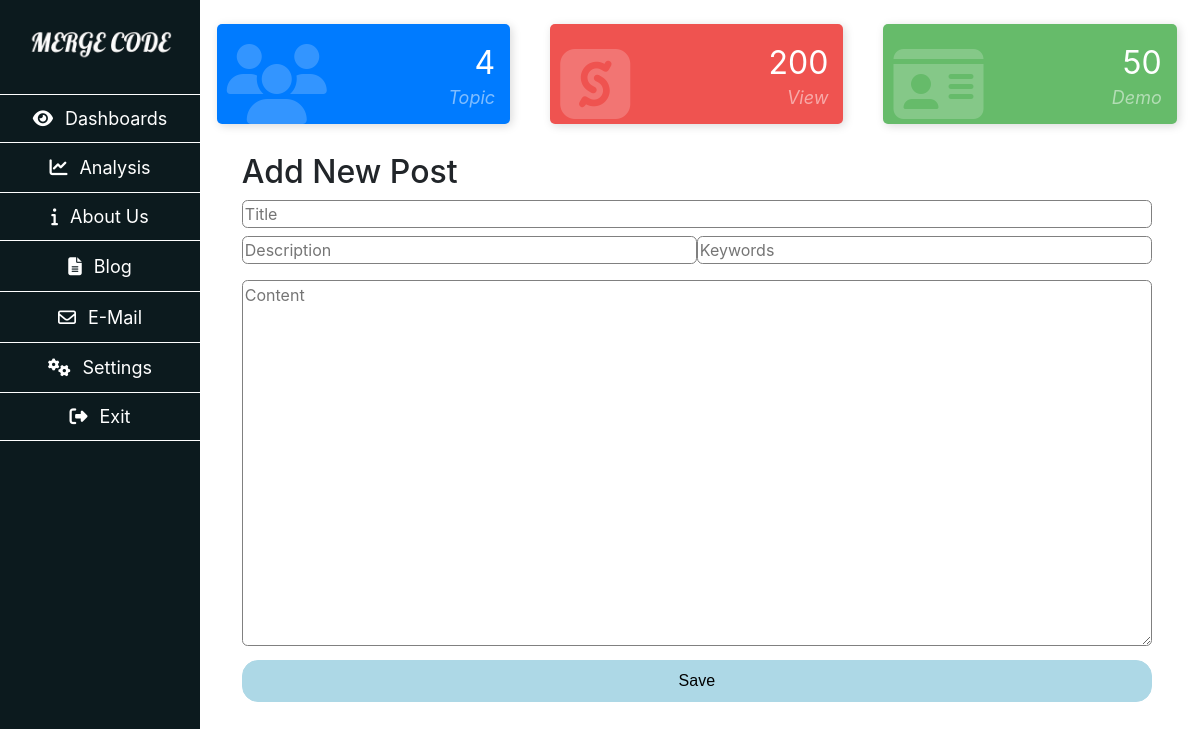
The app's page /mc-admin/add-new-post.php (signed in), older data.
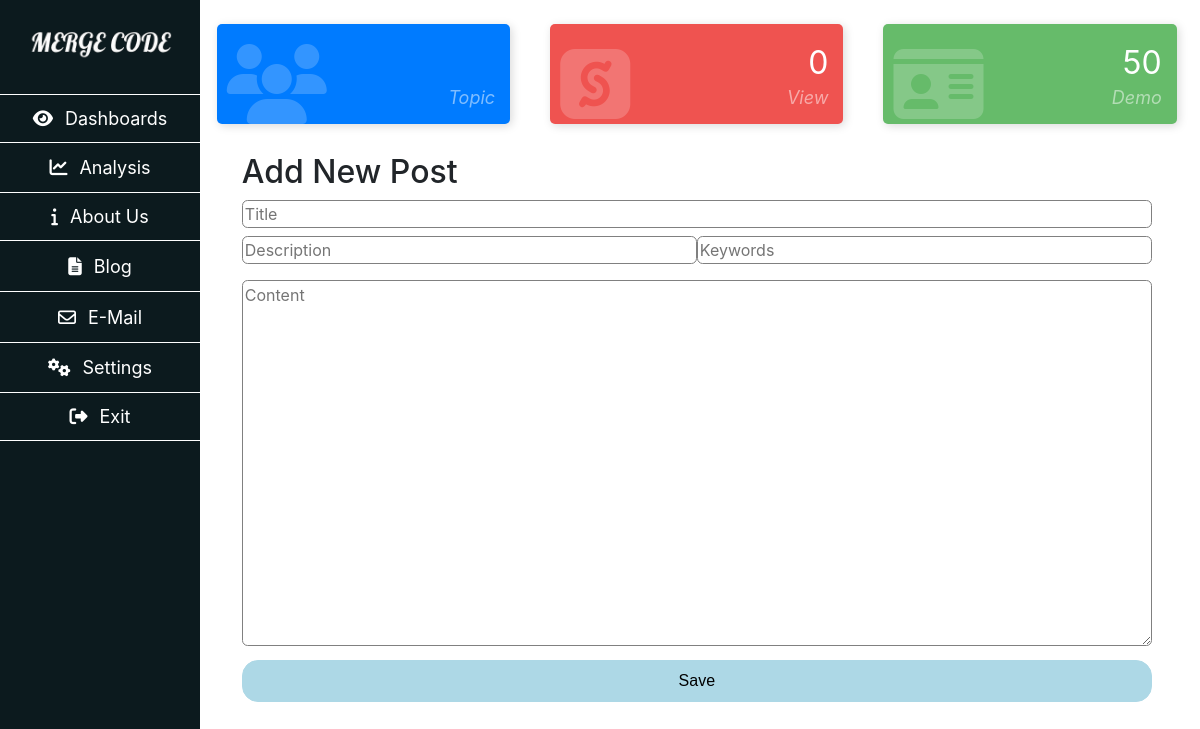
The same page, newer data.
### tables this page shows
CREATE TABLE IF NOT EXISTS `blog` (
  `id` int(11) NOT NULL AUTO_INCREMENT,
  `title` text NOT NULL,
  `content` text NOT NULL,
  `descrip` text NOT NULL,
  `keywords` text NOT NULL,
  `seo_url` varchar(125) NOT NULL,
  `view` int(11) NOT NULL,
  `post_date` date NOT NULL,
  PRIMARY KEY (`id`),
  UNIQUE KEY `seo_url` (`seo_url`)
);

### mc-admin/add-new-post.php (the view, shortened to what this page needs)
<?php include("header.php");
	$view = 0;
	$blog_sorgu = $conn->query("SELECT * FROM blog");
	while($blog_oku=mysqli_fetch_array($blog_sorgu)){
		$blogsay = $blog_oku["id"];
		$view += $blog_oku["view"];
	}
?>
<div class="container-fluid h-100">
	<div class="row h-100">
		<div class="col-lg-2 col-md-2 col-sm-12 col-xs-12" id="sidebar">
			<?php include("sidebar.php"); ?>
		</div>
			<?php include("sidebar-mobile.php"); ?>
		<div id="main-content" class="col-lg-10 col-md-10 col-sm-12 col-xs-12">
			<div class="row card-css">
	          	<div class="col-xl-4 col-md-4 col-sm-12 col-xs-12">
	            	<div class="card-counter primary">
	             		<i class="fa fa-users"></i>
	              		<span class="count-numbers"><?php echo $blogsay; ?></span>
	              		<span class="count-name"><?php echo $lang["blog-box-1"];?></span>
	            	</div>
	          	</div>
	          	<div class="col-xl-4 col-md-4 col-sm-12 col-xs-12">
	            	<div class="card-counter danger">
	            		<i class="fab fa-sellcast"></i>
	              		<span class="count-numbers"><?php echo $view; ?></span>
	              		<span class="count-name"><?php echo $lang["blog-box-2"];?></span>
	            	</div>
	          	</div>
	          	<div class="col-xl-4 col-md-4 col-sm-12 col-xs-12">
	            	<div class="card-counter success">
	              		<i class="fas fa-id-card"></i>
	              		<span class="count-numbers">50</span>
	              		<span class="count-name"><?php echo $lang["blog-box-3"];?></span>
	            	</div>
	          	</div>
	        </div>
	        <div class="col-12">
	        	<form id="frm" class="row">
	        		<div class="col-12 text-center">
	        			<div id="sonuc"></div><br />
	        		</div>
	        		<div class="col-12">
	        			<div class="col-12">
	        				<h2><?php echo $lang["add-new-post"]; ?></h2>
	        			</div>
	        			<div class="col-12">
	        				<input class="input-100" type="text" name="title" placeholder='<?php echo $lang["title"]; ?>'>
	        			</div>
	        			<div class="col-12">
	        				<input class="input-50 float-left mt-2" type="text" name="descrip" placeholder="<?php echo $lang["desc"]; ?>">
			        		<input class="input-50 float-left mt-2" type="text" name="keywords" placeholder="<?php echo $lang["keyw"]; ?>">
	        			</div>
	        			<div class="col-12">
	        				<textarea class="input-100 mt-3" rows="15%" name="content" placeholder="<?php echo $lang["content"]; ?>"></textarea>
	        			</div>
	        			<div class="col-12">
	        				<input class="send-button-100 mt-2 mb-2" type="submit" id="btn" value="<?php echo $lang["save"];?>">
	        			</div>
	        		</div>
	        	</form>
	        </div>
		</div>
	</div>
</div>

Row changes from the older to the newer data that the page shows:
removed blog: id "4"
Text that changed along with them:
$view: "200" → "0"
